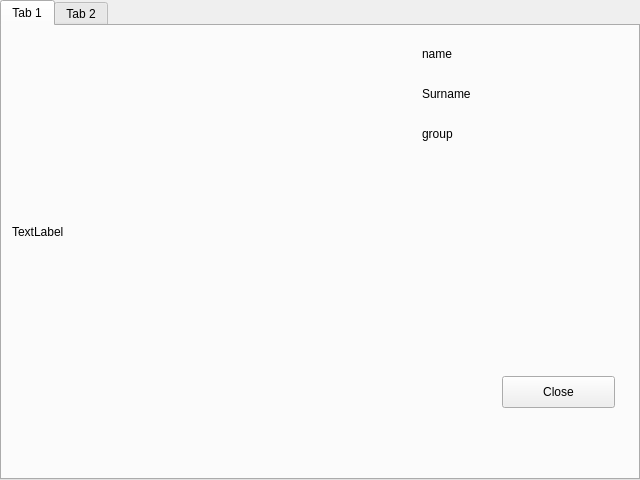
<?xml version="1.0" encoding="UTF-8"?>
<ui version="4.0">
 <class>MainWindow</class>
 <widget class="QMainWindow" name="MainWindow">
  <property name="geometry">
   <rect>
    <x>0</x>
    <y>0</y>
    <width>640</width>
    <height>480</height>
   </rect>
  </property>
  <property name="minimumSize">
   <size>
    <width>640</width>
    <height>480</height>
   </size>
  </property>
  <property name="maximumSize">
   <size>
    <width>640</width>
    <height>480</height>
   </size>
  </property>
  <property name="windowTitle">
   <string>MainWindow</string>
  </property>
  <widget class="QWidget" name="centralwidget">
   <property name="minimumSize">
    <size>
     <width>640</width>
     <height>480</height>
    </size>
   </property>
   <property name="maximumSize">
    <size>
     <width>640</width>
     <height>480</height>
    </size>
   </property>
   <widget class="QTabWidget" name="tabWidget">
    <property name="geometry">
     <rect>
      <x>0</x>
      <y>0</y>
      <width>640</width>
      <height>480</height>
     </rect>
    </property>
    <property name="minimumSize">
     <size>
      <width>640</width>
      <height>480</height>
     </size>
    </property>
    <property name="maximumSize">
     <size>
      <width>640</width>
      <height>480</height>
     </size>
    </property>
    <property name="currentIndex">
     <number>0</number>
    </property>
    <widget class="QWidget" name="tab">
     <property name="minimumSize">
      <size>
       <width>640</width>
       <height>480</height>
      </size>
     </property>
     <property name="maximumSize">
      <size>
       <width>640</width>
       <height>480</height>
      </size>
     </property>
     <attribute name="title">
      <string>Tab 1</string>
     </attribute>
     <widget class="QLabel" name="label">
      <property name="geometry">
       <rect>
        <x>10</x>
        <y>20</y>
        <width>391</width>
        <height>371</height>
       </rect>
      </property>
      <property name="text">
       <string>TextLabel</string>
      </property>
     </widget>
     <widget class="QLabel" name="label_2">
      <property name="geometry">
       <rect>
        <x>420</x>
        <y>20</y>
        <width>60</width>
        <height>16</height>
       </rect>
      </property>
      <property name="text">
       <string>name</string>
      </property>
     </widget>
     <widget class="QLabel" name="label_3">
      <property name="geometry">
       <rect>
        <x>420</x>
        <y>60</y>
        <width>60</width>
        <height>16</height>
       </rect>
      </property>
      <property name="text">
       <string>Surname</string>
      </property>
     </widget>
     <widget class="QLabel" name="label_4">
      <property name="geometry">
       <rect>
        <x>420</x>
        <y>100</y>
        <width>60</width>
        <height>16</height>
       </rect>
      </property>
      <property name="text">
       <string>group</string>
      </property>
     </widget>
     <widget class="QLabel" name="label_5">
      <property name="geometry">
       <rect>
        <x>490</x>
        <y>20</y>
        <width>121</width>
        <height>16</height>
       </rect>
      </property>
      <property name="text">
       <string/>
      </property>
     </widget>
     <widget class="QLabel" name="label_6">
      <property name="geometry">
       <rect>
        <x>490</x>
        <y>60</y>
        <width>121</width>
        <height>16</height>
       </rect>
      </property>
      <property name="text">
       <string/>
      </property>
     </widget>
     <widget class="QLabel" name="label_7">
      <property name="geometry">
       <rect>
        <x>490</x>
        <y>100</y>
        <width>121</width>
        <height>16</height>
       </rect>
      </property>
      <property name="text">
       <string/>
      </property>
     </widget>
     <widget class="QPushButton" name="pushButton">
      <property name="geometry">
       <rect>
        <x>500</x>
        <y>350</y>
        <width>113</width>
        <height>32</height>
       </rect>
      </property>
      <property name="text">
       <string>Close</string>
      </property>
     </widget>
    </widget>
    <widget class="QWidget" name="tab_2">
     <attribute name="title">
      <string>Tab 2</string>
     </attribute>
     <widget class="QLabel" name="label_8">
      <property name="geometry">
       <rect>
        <x>20</x>
        <y>20</y>
        <width>310</width>
        <height>270</height>
       </rect>
      </property>
      <property name="text">
       <string>TextLabel</string>
      </property>
     </widget>
     <widget class="QLineEdit" name="lineEdit">
      <property name="geometry">
       <rect>
        <x>490</x>
        <y>20</y>
        <width>113</width>
        <height>21</height>
       </rect>
      </property>
     </widget>
     <widget class="QLineEdit" name="lineEdit_2">
      <property name="geometry">
       <rect>
        <x>490</x>
        <y>70</y>
        <width>113</width>
        <height>21</height>
       </rect>
      </property>
     </widget>
     <widget class="QLineEdit" name="lineEdit_3">
      <property name="geometry">
       <rect>
        <x>490</x>
        <y>120</y>
        <width>113</width>
        <height>21</height>
       </rect>
      </property>
     </widget>
     <widget class="QLabel" name="label_9">
      <property name="geometry">
       <rect>
        <x>390</x>
        <y>20</y>
        <width>60</width>
        <height>16</height>
       </rect>
      </property>
      <property name="text">
       <string>Name</string>
      </property>
     </widget>
     <widget class="QLabel" name="label_10">
      <property name="geometry">
       <rect>
        <x>390</x>
        <y>70</y>
        <width>60</width>
        <height>16</height>
       </rect>
      </property>
      <property name="text">
       <string>Surname</string>
      </property>
     </widget>
     <widget class="QLabel" name="label_11">
      <property name="geometry">
       <rect>
        <x>390</x>
        <y>120</y>
        <width>60</width>
        <height>16</height>
       </rect>
      </property>
      <property name="text">
       <string>Group</string>
      </property>
     </widget>
     <widget class="QPushButton" name="pushButton_2">
      <property name="geometry">
       <rect>
        <x>500</x>
        <y>350</y>
        <width>113</width>
        <height>32</height>
       </rect>
      </property>
      <property name="text">
       <string>Close</string>
      </property>
     </widget>
     <widget class="QPushButton" name="pushButton_3">
      <property name="geometry">
       <rect>
        <x>370</x>
        <y>350</y>
        <width>113</width>
        <height>32</height>
       </rect>
      </property>
      <property name="text">
       <string>Enter</string>
      </property>
     </widget>
    </widget>
   </widget>
  </widget>
 </widget>
 <resources/>
 <connections/>
</ui>
